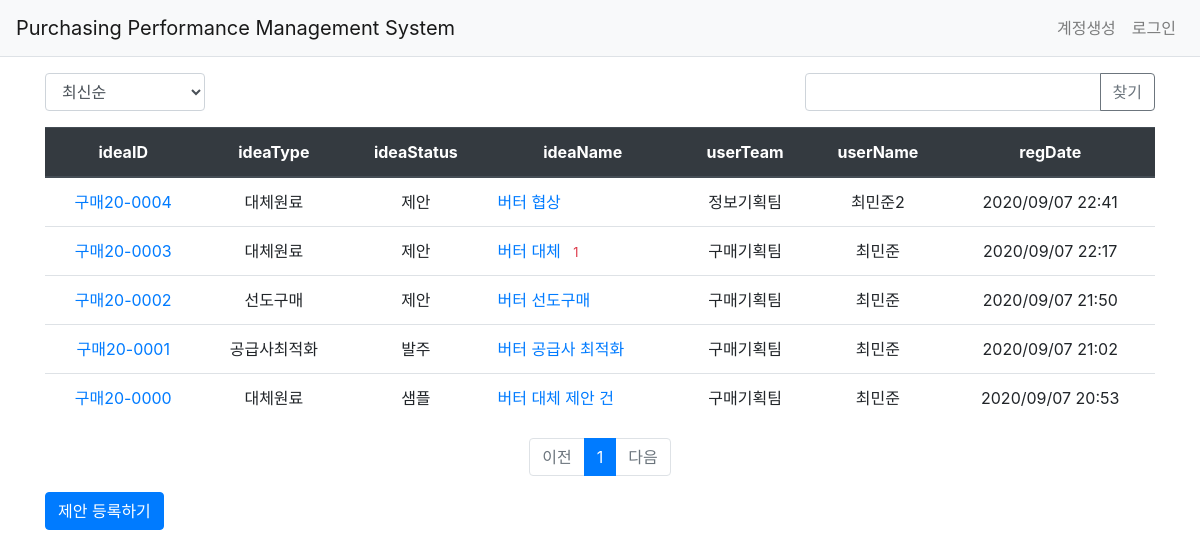
Before: /idea/list/ with the older database file.
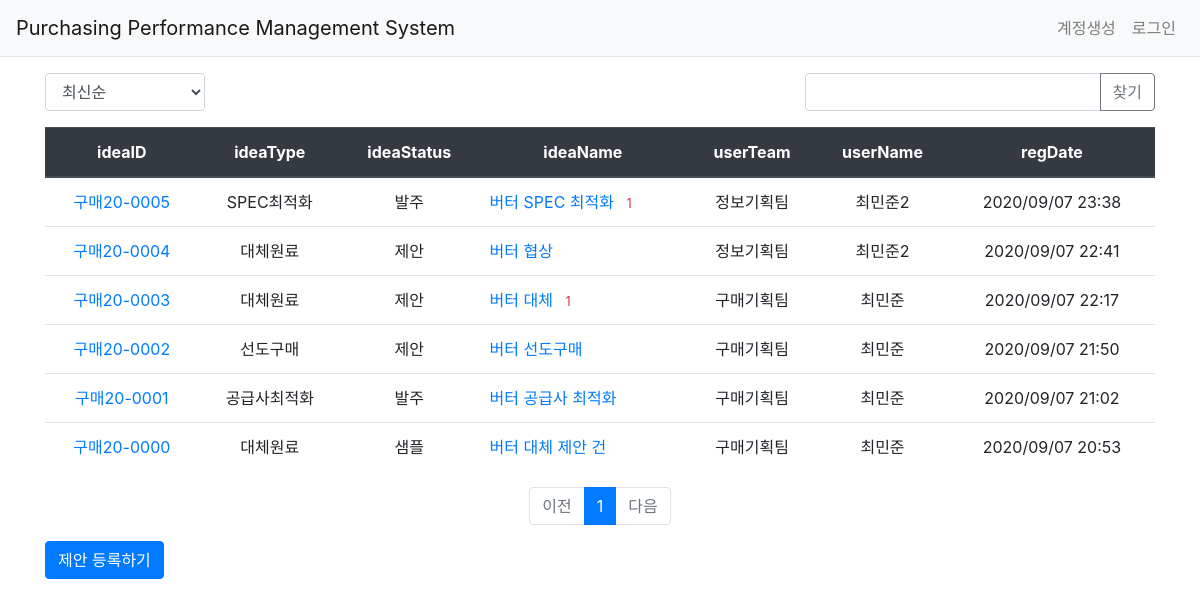
After: the same page with the newer database file.
### pybo/models.py (models this page shows)
class Idea(db.Model):
    id = db.Column(db.Integer, primary_key=True)
    ideaNum = db.Column(db.String(30), unique=True, nullable=False) #new
    ideaType = db.Column(db.String(50), nullable=False) #new
    companyID = db.Column(db.String(10), nullable=False)
    companyName = db.Column(db.String(50), db.ForeignKey('company.companyName', ondelete='CASCADE'), nullable=False)
    company = db.relationship('Company')
    prodID = db.Column(db.String(30), nullable=False) #name change/ prod_ID to prodID
    prodName = db.Column(db.String(100), db.ForeignKey('product.prodName'))
    prod = db.relationship('Product')
    ideaTitle = db.Column(db.String(200), nullable=False) #name change / subject to ideaTitle
    ideaStatus = db.Column(db.String(30), nullable=True) # new
    effectBegin = db.Column(db.DateTime(), nullable=True) # new
    effectEnd = db.Column(db.DateTime(), nullable=True) # new
    priceBefore = db.Column(db.Float(), nullable=True) #new
    priceAfter = db.Column(db.Float(), nullable=True) #new
    estSavings = db.Column(db.Float(), nullable=True) #new
    content = db.Column(db.Text(), nullable=False)
    regDate = db.Column(db.DateTime(), nullable=False)
    userid = db.Column(db.String(150), nullable=False)
    userName = db.Column(db.Integer, db.ForeignKey('user.username', ondelete='CASCADE'), nullable=False)
    user = db.relationship('User', backref=db.backref('idea_set'))
    editDate = db.Column(db.DateTime(), nullable=True)
    voter = db.relationship('User', secondary=idea_voter, backref=db.backref('idea_voter_set'))

class User(db.Model):
    id = db.Column(db.Integer, primary_key=True)
    username = db.Column(db.String(150), unique=False, nullable=False)
    password = db.Column(db.String(200), nullable=False)
    email = db.Column(db.String(120), unique=True, nullable=False)
    userid = db.Column(db.String(150), unique=True, nullable=False)
    userteam = db.Column(db.String(30), nullable=False)

### pybo/views/idea_views.py (the view, shortened to what this page needs)
@bp.route('/list/')
def _list():
    page = request.args.get('page', type=int, default=1)
    kw = request.args.get('kw', type=str, default='')
    so = request.args.get('so', type=str, default='recent')
    if so == 'recommend':
        sub_query = db.session.query(idea_voter.c.idea_id, func.count('*').label('num_voter')) \
            .group_by(idea_voter.c.idea_id).subquery()
        idea_list = Idea.query \
            .outerjoin(sub_query, Idea.id == sub_query.c.idea_id) \
            .order_by(_nullslast(sub_query.c.num_voter.desc()), Idea.regDate.desc())
    elif so == 'popular':
        sub_query = db.session.query(Feedback.idea_id, func.count('*').label('num_feedback')) \
            .group_by(Feedback.idea_id).subquery()
        idea_list = Idea.query \
            .outerjoin(sub_query, Idea.id == sub_query.c.idea_id) \
            .order_by(_nullslast(sub_query.c.num_feedback.desc()), Idea.regDate.desc())
    else:  # recent
        idea_list = Idea.query.order_by(Idea.regDate.desc())
    idea_list = idea_list.paginate(page, per_page=10)
    return render_template('idea/idea_list.html', idea_list=idea_list, page=page, kw=kw, so=so)

### pybo/filter.py (called while the page is built)
def format_datetime(value, fmt='%Y/%m/%d %H:%M'):
    return value.strftime(fmt)

### pybo/views/auth_views.py (called while the page is built)
@bp.before_app_request
def load_logged_in_user():
    userid = session.get('userid')
    if userid is None:
        g.user = None
    else:
        g.user = User.query.get(userid)

### pybo/templates/idea/idea_list.html (shortened to what this page needs)
{% extends 'base.html' %}
{% block content %}
<div class="container my-3">
    <div class="row justify-content-between my-3">
        <div class="col-2">
            <select class="form-control so">
                <option value="recent" {% if so=='recent' %}selected{% endif %}>최신순</option>
            </select>
        </div>
        <div class="col-4 input-group">
            <input type="text" class="form-control kw" value="{{ kw or '' }}">
            <div class="input-group-append">
                <button class="btn btn-outline-secondary" type="button" id="btn_search">찾기</button>
            </div>
        </div>
    </div>
    <table class="table">
        <thead>
        <tr class="text-center thead-dark">
            <th>ideaID</th>
            <th>ideaType</th>
            <th>ideaStatus</th>
            <th>ideaName</th>
            <th>userTeam</th>
            <th>userName</th>
            <th>regDate</th>
        </tr>
        </thead>
        <tbody>
        {% if idea_list %}
        {% for idea in idea_list.items %}
        <tr class="text-center">
            <td>
                <a href="{{ url_for('idea.detail', idea_id=idea.id) }}">{{ idea.ideaNum }}</a>
            </td>
            <td>{{ idea.ideaType }}</td>
            <td>{{ idea.ideaStatus }}</td>
            <td class="text-left">
                <a href="{{ url_for('idea.detail', idea_id=idea.id) }}">{{ idea.ideaTitle }}</a>
                {% if idea.feedback_set|length > 0 %}
                <span class="text-danger small ml-2">{{ idea.feedback_set|length }}</span>
                {% endif %}
            </td>
            <td>{{ idea.user.userteam }}</td>
            <td>{{ idea.user.username }}</td>
            <td>{{ idea.regDate|datetime }}</td>
        </tr>
        {% endfor %}
        {% else %}
        <tr>
            <td colspan="3">질문이 없습니다.</td>
        </tr>
        {% endif %}
        </tbody>
    </table>
    <ul class="pagination justify-content-center">
        {% if idea_list.has_prev %}
        <li class="page-item">
            <a class="page-link" data-page="{{ idea_list.prev_num }}" href="#">이전</a>
        </li>
        {% else %}
        <li class="page-item disabled">
            <a class="page-link" tabindex="-1" aria-disabled="true" href="#">이전</a>
        </li>
        {% endif %}
        {% for page_num in idea_list.iter_pages() %}
            {% if page_num %}
                {% if page_num != idea_list.page %}
                <li class="page-item">
                    <a class="page-link" data-page="{{ page_num }}" href="#">{{ page_num }}</a>
                </li>
                {% else %}
                <li class="page-item active" aria-current="page">
                    <a class="page-link" href="#">{{ page_num }}</a>
                </li>
                {% endif %}
           {% else %}
                <li class="disabled">
                    <a class="page-link" href="#">...</a>
                </li>
           {% endif %}
        {% endfor %}
        {% if idea_list.has_next %}
        <li class="page-item">
            <a class="page-link" data-page="{{ idea_list.next_num }}" href="#">다음</a>
        </li>
        {% else %}
        <li class="page-item disabled">
            <a class="page-link" tabindex="-1" aria-disabled="true" href="#">다음</a>
        </li>
        {% endif %}
    </ul>
    <a href="{{ url_for('idea.create') }}" class="btn btn-primary">제안 등록하기</a>
</div>
{% endblock %}

### pybo/templates/base.html (shortened to what this page needs)
<!doctype html>
<html lang="ko">
<head>
    <link rel="stylesheet" href="{{ url_for('static', filename='bootstrap.min.css') }}">
    <link rel="stylesheet" href="{{ url_for('static', filename='style.css') }}">
</head>
<body>
{% include "navbar.html" %}
{% block content %}
{% endblock %}
</body>
</html>

### pybo/templates/navbar.html (shortened to what this page needs)
<nav class="navbar navbar-expand-lg navbar-light bg-light border-bottom">
    <a class="navbar-brand" href="{{ url_for('main.index') }}">Purchasing Performance Management System</a>
    <div class="collapse navbar-collapse flex-grow-0 ml-auto" id="navbarNav">
        {% if g.user %}
        <ul class="navbar-nav">
            <li class="nav-item ">
                <a class="nav-link" href="{{ url_for('auth.logout') }}">{{ g.user.userteam }} | {{ g.user.username }}</a>
            </li>
        </ul>
        {% else %}
        <ul class="navbar-nav">
            <li class="nav-item ">
                <a class="nav-link" href="{{ url_for('auth.signup') }}">계정생성</a>
            </li>
            <li class="nav-item ">
                <a class="nav-link" href="{{ url_for('auth.login') }}">로그인</a>
            </li>
        </ul>
        {% endif %}
    </div>
</nav>

Changed rows visible on the page:
added Idea: ideaNum "구매20-0005", ideaType "SPEC최적화", ideaStatus "발주", ideaTitle "버터 SPEC 최적화", feedback_set|length "1", user.userteam "정보기획팀", user.username "최민준2", regDate "2020/09/07 23:38"
